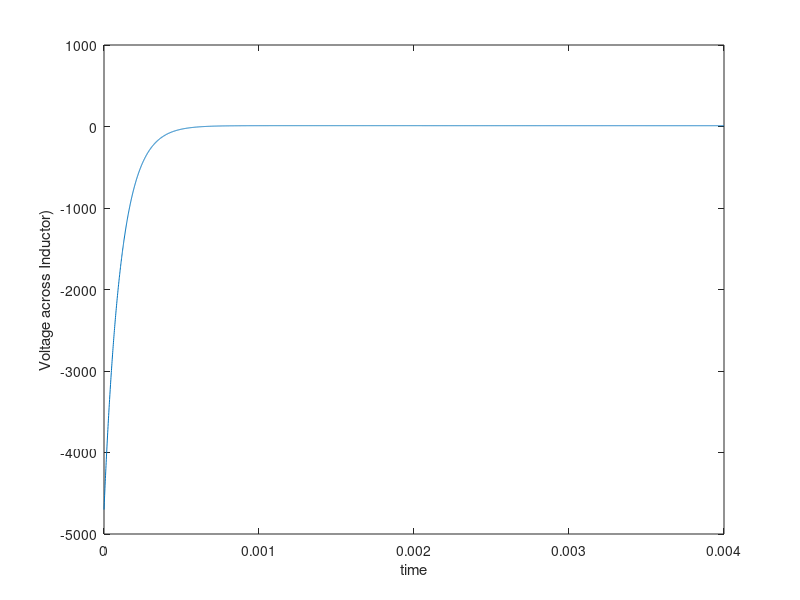

Source code (MATLAB):
t=0:0.001e-3:0.004;
y=10.71.*exp(-21.32.*t)-4711.*exp(-9379.*t)
plot(t,y)
xlabel('time');
ylabel('Voltage across Inductor)');
hold on 